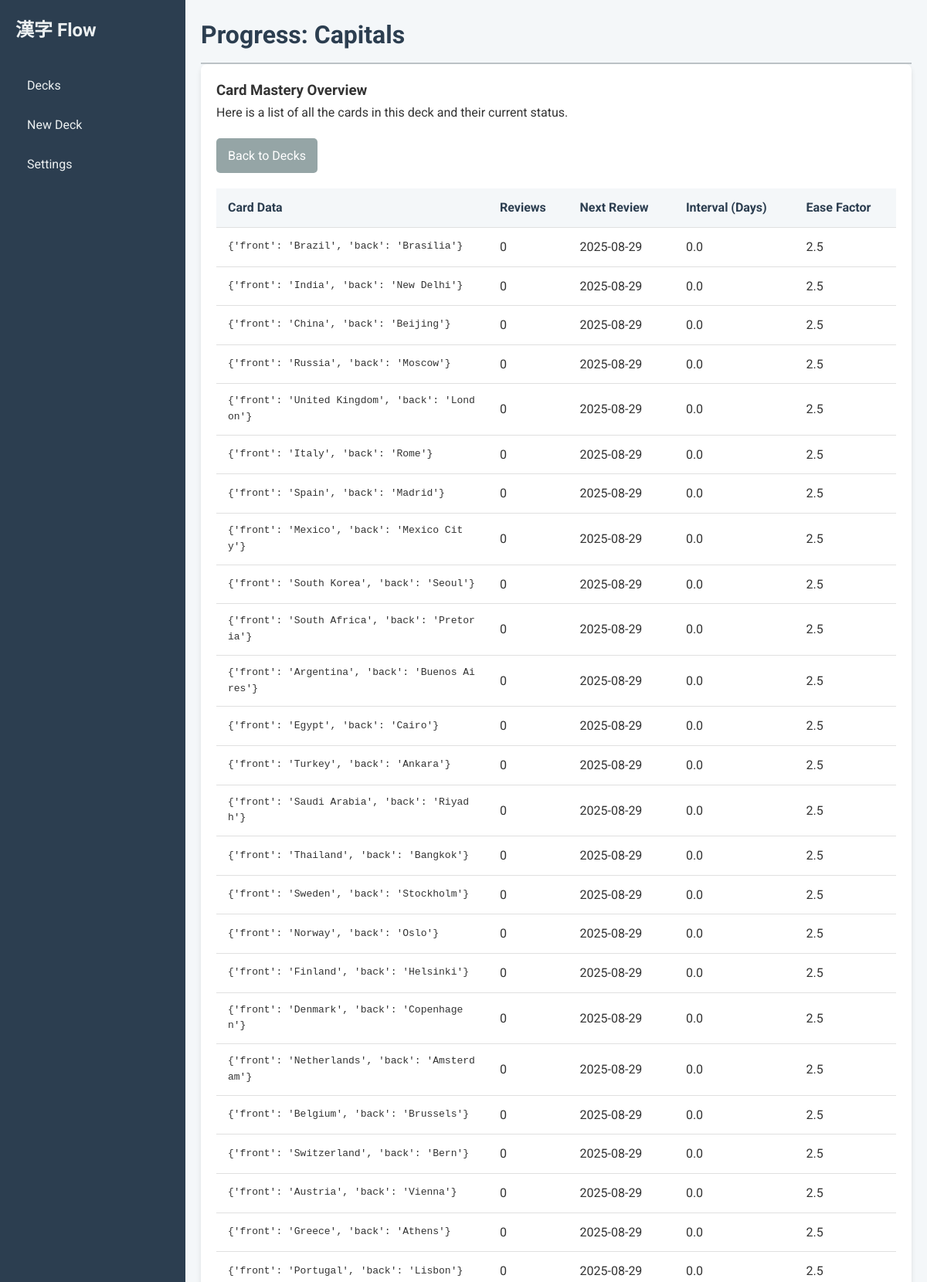
/progress/1 (upper part), run on the app's committed database.
### tables this page shows
CREATE TABLE decks (
            id INTEGER PRIMARY KEY AUTOINCREMENT,
            name TEXT NOT NULL UNIQUE,
            card_template TEXT NOT NULL,
            card_css TEXT NOT NULL,
            new_cards_per_day INTEGER,
            max_reviews_per_day INTEGER,
            learning_steps TEXT,
            graduating_interval INTEGER
        );

CREATE TABLE cards (
            id INTEGER PRIMARY KEY AUTOINCREMENT,
            deck_id INTEGER NOT NULL,
            data TEXT NOT NULL, -- Storing card data as a JSON string
            next_review_date TEXT,
            interval_days REAL DEFAULT 0.0,
            ease_factor REAL DEFAULT 2.5,
            reviews INTEGER DEFAULT 0,
            last_reviewed_date TEXT,
            state TEXT NOT NULL DEFAULT 'new', -- 'new', 'learning', 'review'
            learning_step INTEGER NOT NULL DEFAULT 0,
            introduction_date TEXT,
            FOREIGN KEY(deck_id) REFERENCES decks(id)
        );

### app/main.py (the view)
@app.get("/progress/{deck_id}", response_class=HTMLResponse)
async def deck_progress(request: Request, deck_id: int, db: sqlite3.Connection = Depends(get_database)):
    deck = crud.get_deck(db, deck_id)
    if not deck:
        return RedirectResponse(url="/decks")
    all_cards = crud.get_all_cards_in_deck(db, deck_id)
    all_cards_sorted = sorted(all_cards, key=lambda c: c.next_review_date)
    return templates.TemplateResponse("progress_deck.html", {"request": request, "deck": deck, "all_cards": all_cards_sorted})

### templates/progress_deck.html (shortened to what this page needs)
{% extends "base.html" %}
{% block page_title %}Progress: {{ deck.name }}{% endblock %}
{% block content %}
    <div class="card">
        <h3>Card Mastery Overview</h3>
        <p>Here is a list of all the cards in this deck and their current status.</p>
        <a href="/decks" class="btn btn-secondary" style="margin-top: 20px;">Back to Decks</a>
        {% if all_cards %}
            <table class="progress-table">
                <thead>
                    <tr>
                        <th style="width: 40%;">Card Data</th>
                        <th>Reviews</th>
                        <th>Next Review</th>
                        <th>Interval (Days)</th>
                        <th>Ease Factor</th>
                    </tr>
                </thead>
                <tbody>
                    {% for card in all_cards %}
                        <tr>
                            <td><pre style="white-space: pre-wrap; word-break: break-all; margin: 0; font-family: monospace;">{{ card.data }}</pre></td>
                            <td>{{ card.reviews }}</td>
                            <td>{{ card.next_review_date.strftime('%Y-%m-%d') if card.next_review_date else 'N/A' }}</td>
                            <td>{{ card.interval_days|round(1) }}</td>
                            <td>{{ card.ease_factor|round(2) }}</td>
                        </tr>
                    {% endfor %}
                </tbody>
            </table>
        {% else %}
            <p>This deck doesn't have any cards yet.</p>
        {% endif %}
    </div>
{% endblock %}

### static/css/style.css (style rules this page uses)
* { box-sizing: border-box; margin: 0; }
body { font-family: 'Roboto', 'Noto Sans JP', sans-serif; background-color: #f4f7f9; color: #333; line-height: 1.6; }
.card { background-color: #ffffff; border-radius: 8px; box-shadow: 0 4px 6px rgba(0, 0, 0, 0.1); padding: 20px; margin-bottom: 20px; }
.btn { padding: 10px 15px; border: none; border-radius: 5px; cursor: pointer; font-size: 1em; text-decoration: none; display: inline-block; margin-right: 10px; }
.btn-secondary { background-color: #95a5a6; color: white; }
.progress-table { width: 100%; border-collapse: collapse; margin-top: 20px; }
.progress-table th, .progress-table td { padding: 12px 15px; text-align: left; border-bottom: 1px solid #e0e0e0; }
.progress-table th { background-color: #f4f7f9; font-weight: 700; color: #2c3e50; }

### data on the page
decks: name "Capitals"
cards: data "{'front': 'Brazil', 'back': 'Brasília'}", reviews "0", next_review_date "2025-08-29", interval_days "0.0", ease_factor "2.5"
cards: data "{'front': 'India', 'back': 'New Delhi'}", reviews "0", next_review_date "2025-08-29", interval_days "0.0", ease_factor "2.5"
cards: data "{'front': 'China', 'back': 'Beijing'}", reviews "0", next_review_date "2025-08-29", interval_days "0.0", ease_factor "2.5"
cards: data "{'front': 'Russia', 'back': 'Moscow'}", reviews "0", next_review_date "2025-08-29", interval_days "0.0", ease_factor "2.5"
cards: data "{'front': 'United Kingdom', 'back': 'London'}", reviews "0", next_review_date "2025-08-29", interval_days "0.0", ease_factor "2.5"
cards: data "{'front': 'Italy', 'back': 'Rome'}", reviews "0", next_review_date "2025-08-29", interval_days "0.0", ease_factor "2.5"
cards: data "{'front': 'Spain', 'back': 'Madrid'}", reviews "0", next_review_date "2025-08-29", interval_days "0.0", ease_factor "2.5"
cards: data "{'front': 'Mexico', 'back': 'Mexico City'}", reviews "0", next_review_date "2025-08-29", interval_days "0.0", ease_factor "2.5"
cards: data "{'front': 'South Korea', 'back': 'Seoul'}", reviews "0", next_review_date "2025-08-29", interval_days "0.0", ease_factor "2.5"
cards: data "{'front': 'South Africa', 'back': 'Pretoria'}", reviews "0", next_review_date "2025-08-29", interval_days "0.0", ease_factor "2.5"
cards: data "{'front': 'Argentina', 'back': 'Buenos Aires'}", reviews "0", next_review_date "2025-08-29", interval_days "0.0", ease_factor "2.5"
cards: data "{'front': 'Egypt', 'back': 'Cairo'}", reviews "0", next_review_date "2025-08-29", interval_days "0.0", ease_factor "2.5"
cards: data "{'front': 'Turkey', 'back': 'Ankara'}", reviews "0", next_review_date "2025-08-29", interval_days "0.0", ease_factor "2.5"
cards: data "{'front': 'Saudi Arabia', 'back': 'Riyadh'}", reviews "0", next_review_date "2025-08-29", interval_days "0.0", ease_factor "2.5"
cards: data "{'front': 'Thailand', 'back': 'Bangkok'}", reviews "0", next_review_date "2025-08-29", interval_days "0.0", ease_factor "2.5"
cards: data "{'front': 'Sweden', 'back': 'Stockholm'}", reviews "0", next_review_date "2025-08-29", interval_days "0.0", ease_factor "2.5"
cards: data "{'front': 'Norway', 'back': 'Oslo'}", reviews "0", next_review_date "2025-08-29", interval_days "0.0", ease_factor "2.5"
cards: data "{'front': 'Finland', 'back': 'Helsinki'}", reviews "0", next_review_date "2025-08-29", interval_days "0.0", ease_factor "2.5"
cards: data "{'front': 'Denmark', 'back': 'Copenhagen'}", reviews "0", next_review_date "2025-08-29", interval_days "0.0", ease_factor "2.5"
cards: data "{'front': 'Netherlands', 'back': 'Amsterdam'}", reviews "0", next_review_date "2025-08-29", interval_days "0.0", ease_factor "2.5"
cards: data "{'front': 'Belgium', 'back': 'Brussels'}", reviews "0", next_review_date "2025-08-29", interval_days "0.0", ease_factor "2.5"
cards: data "{'front': 'Switzerland', 'back': 'Bern'}", reviews "0", next_review_date "2025-08-29", interval_days "0.0", ease_factor "2.5"
cards: data "{'front': 'Austria', 'back': 'Vienna'}", reviews "0", next_review_date "2025-08-29", interval_days "0.0", ease_factor "2.5"
cards: data "{'front': 'Greece', 'back': 'Athens'}", reviews "0", next_review_date "2025-08-29", interval_days "0.0", ease_factor "2.5"
cards: data "{'front': 'Portugal', 'back': 'Lisbon'}", reviews "0", next_review_date "2025-08-29", interval_days "0.0", ease_factor "2.5"
